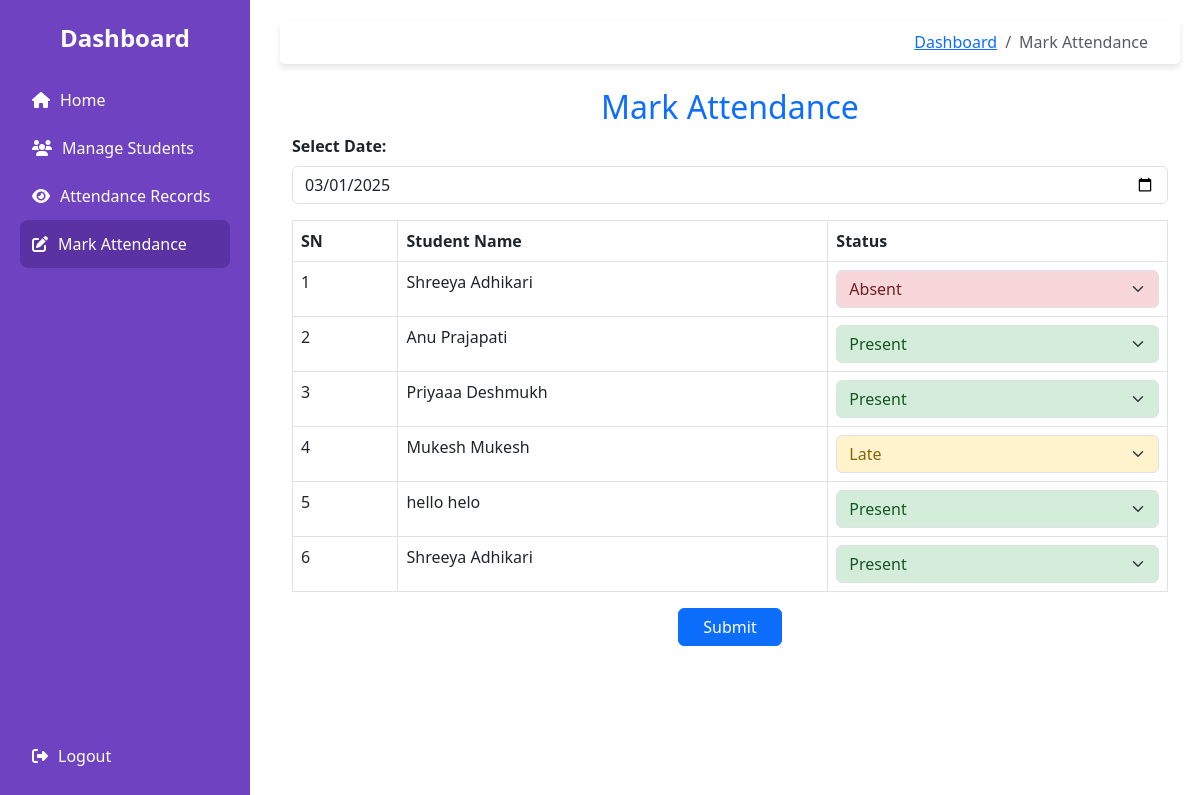
/mark-attendance, run on an earlier commit of the app's database.
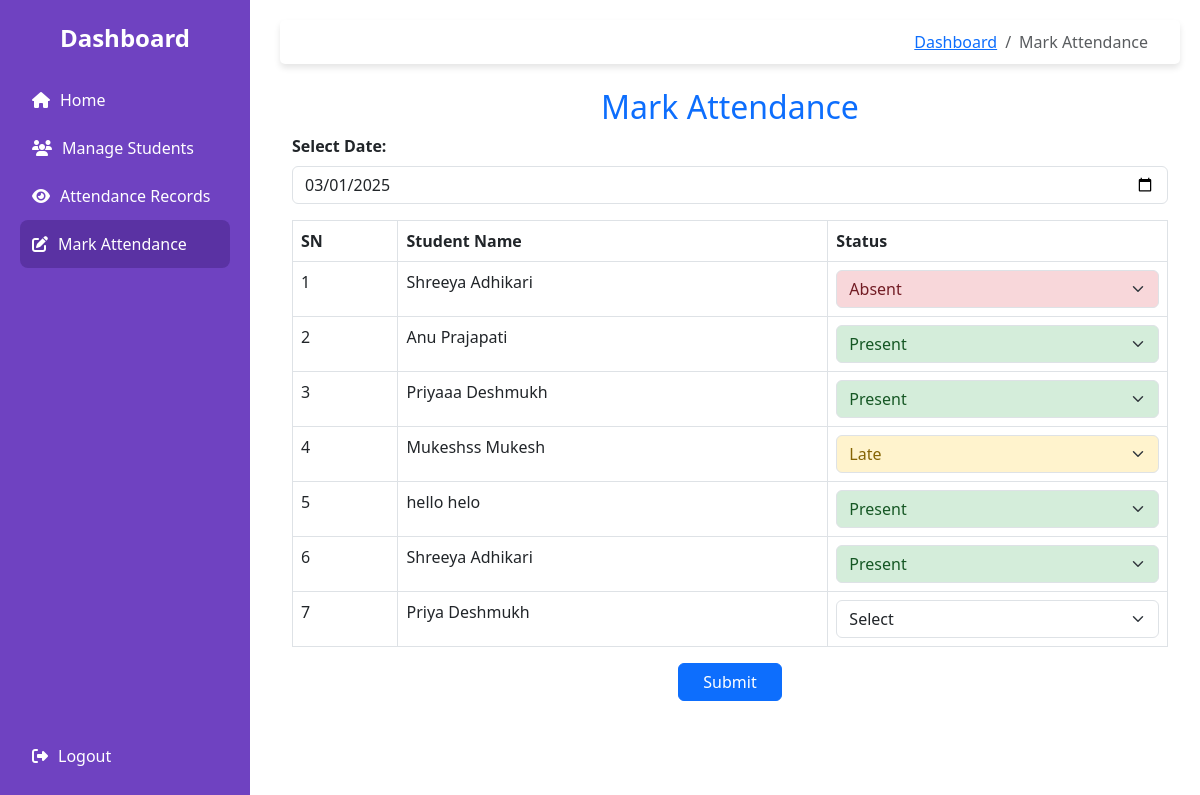
And on a later commit of the database.
### models.py (models this page shows)
class Student(db.Model):
    id = db.Column(db.Integer, primary_key = True)
    student_id = db.Column(db.String(20), unique=True, nullable=False)  # Custom ID
    first_name = db.Column(db.String(150), nullable=False)
    last_name = db.Column(db.String(150), nullable=False)
    email = db.Column(db.String(100), unique=True, nullable=False)
    address = db.Column(db.Text, nullable=False)
    phone = db.Column(db.String(15), unique=True, nullable=False)

class Attendance(db.Model):
    id = db.Column(db.Integer, primary_key = True)
    student_id = db.Column(db.Integer(), db.ForeignKey("student.id"), nullable = False)
    date = db.Column(db.Date, nullable = False, default = datetime.utcnow().date)
    status = db.Column(db.String(10), nullable = False)

### app.py (the view, shortened to what this page needs)
@app.route('/mark-attendance', methods=["GET", "POST"])
def mark_attendance():
    students = Student.query.all()
    today_date = datetime.today().date()
    selected_date_str = request.args.get("date", today_date.strftime("%Y-%m-%d"))
    selected_date = datetime.strptime(selected_date_str, "%Y-%m-%d").date()
    attendance_records = {att.student_id: att.status for att in Attendance.query.filter_by(date=selected_date).all()}
    return render_template(
        "attendance/mark_attendance.html",
        students=students,
        today_date=today_date,
        selected_date=selected_date.strftime("%Y-%m-%d"),
        attendance_records=attendance_records
    )

### templates/attendance/mark_attendance.html (shortened to what this page needs)
{% extends "base.html" %}
{% block content %}
<div class="container mt-4">
    <h2 class="text-center text-primary">Mark Attendance</h2>
    <form method="POST">
        <div class="mb-3">
            <label for="date" class="form-label fw-semibold">Select Date:</label>
            <input type="date" id="date" name="date" class="form-control" required
                value="{{ selected_date }}" max="{{ today_date }}">
        </div>
        <table class="table table-bordered">
            <thead>
                <tr>
                    <th>SN</th>
                    <th>Student Name</th>
                    <th>Status</th>
                </tr>
            </thead>
            <tbody>
                {% for student in students %}
                {% set status = attendance_records.get(student.id, '') %}
                <tr>
                    <td>{{ loop.index }}</td>
                    <td>{{ student.first_name }} {{ student.last_name }}</td>
                    <td>
                        <select name="status_{{ student.id }}" class="form-select
                            {% if status == 'Present' %}status-present
                            {% elif status == 'Absent' %}status-absent
                            {% elif status == 'Late' %}status-late{% endif %}" required>
                            <option value="">Select</option>
                            <option value="Present" {% if status == "Present" %}selected{% endif %}>Present</option>
                            <option value="Absent" {% if status == "Absent" %}selected{% endif %}>Absent</option>
                            <option value="Late" {% if status == "Late" %}selected{% endif %}>Late</option>
                        </select>
                    </td>
                </tr>
                {% endfor %}
            </tbody>
        </table>
        <div class="text-center mt-3">
            <button type="submit" class="btn btn-primary px-4">Submit</button>
        </div>
    </form>
</div>
{% endblock %}

What changed in the data, as far as the page shows it:
changed Student "Mukesh": first_name "Mukesh" → "Mukeshss"
added Student: first_name "Priya", last_name "Deshmukh"
